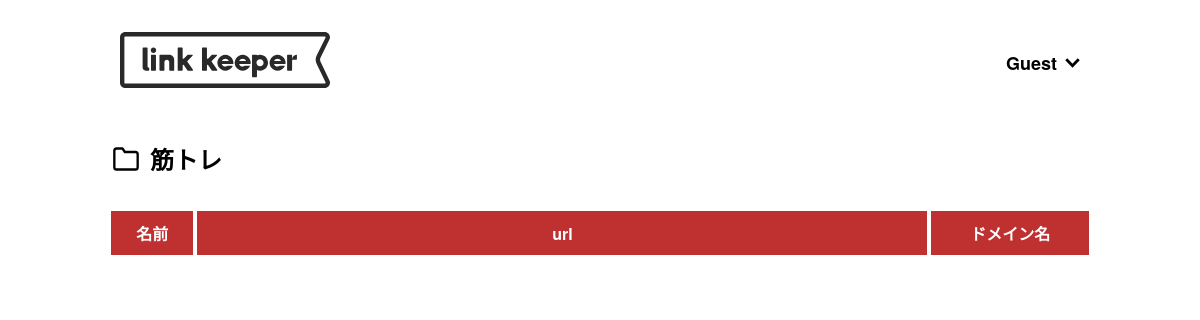
Before: /userpage/4/筋トレ with the older database file.
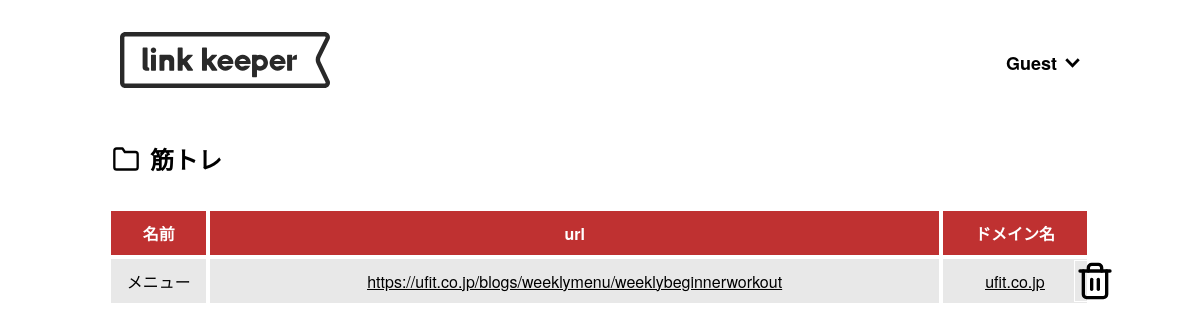
After: the same page with the newer database file.
### models.py (models this page shows)
class Url(db.Model):
    __tablename__ = 'url'
    user_id = db.Column(db.Integer, db.ForeignKey('user.user_id'), nullable=False)
    url_id = db.Column(db.Integer, primary_key=True, autoincrement=True)
    url = db.Column(db.String(2550), nullable=False)
    url_name = db.Column(db.String(255), nullable=False)
    domain = db.Column(db.String(255), nullable=False)
    folder_id = db.Column(db.Integer, db.ForeignKey('folder.folder_id', ondelete='CASCADE'), nullable=False)
    def __repr__(self):
        return f"{self.url}"

### routes.py (the view, shortened to what this page needs)
@app.route('/userpage/<int:folder_id>/<folder_name>', endpoint='folder', methods=['GET', 'POST'])
def folder(folder_id, folder_name):
    if request.method == 'GET':
        from models import Folder, Url
        folder_name = folder_name.replace('<br>', ' ')
        folder = Folder.query.filter_by(folder_id=folder_id).first()
        if folder:
            urls = folder.urls.all()
            color = folder.folder_color.color
            return render_template('views_folder.html', folder=folder, urls=urls, color=color, folder_id=folder_id, folder_name=folder_name)
        else:
            return "Folder not found", 404

### templates/views_folder.html (shortened to what this page needs)
{% extends "header.html" %}
{% block content %}
    <main>
        <div class="folder_urls">
            <div class="folder_title">
                <div class="before"></div>
                <h1>{{ folder_name }}</h1>
            </div>
            <table>
                <tr>
                    <th class="{{ color }}">名前</th>
                    <th class="{{ color }} url">url</th>
                    <th class="{{ color }}">ドメイン名</th>
                </tr>
                {% for url in urls %}
                <tr class="urls_tr">
                    <td>{{ url.url_name }}</td>
                    <td class="url"><div class="url-content"><a href="{{ url }}" target="_blank" rel="noopener noreferrer">{{ url }}</a></div></td>
                    <td class="domain"><div class="url-content"><a href="http://{{ url.domain }}" target="_blank" rel="noopener noreferrer">{{ url.domain }}</a></div></td>
                    <td class="after" data-url-id="{{ url.url_id }}"></td>
                </tr>
                {% endfor %}
            </table>
        </div>
    </main>
{% endblock %}

Changed rows visible on the page:
added Url: url_name "メニュー", url "https://ufit.co.jp/blogs/weeklymenu/weeklybeginnerworkout", domain "ufit.co.jp"
